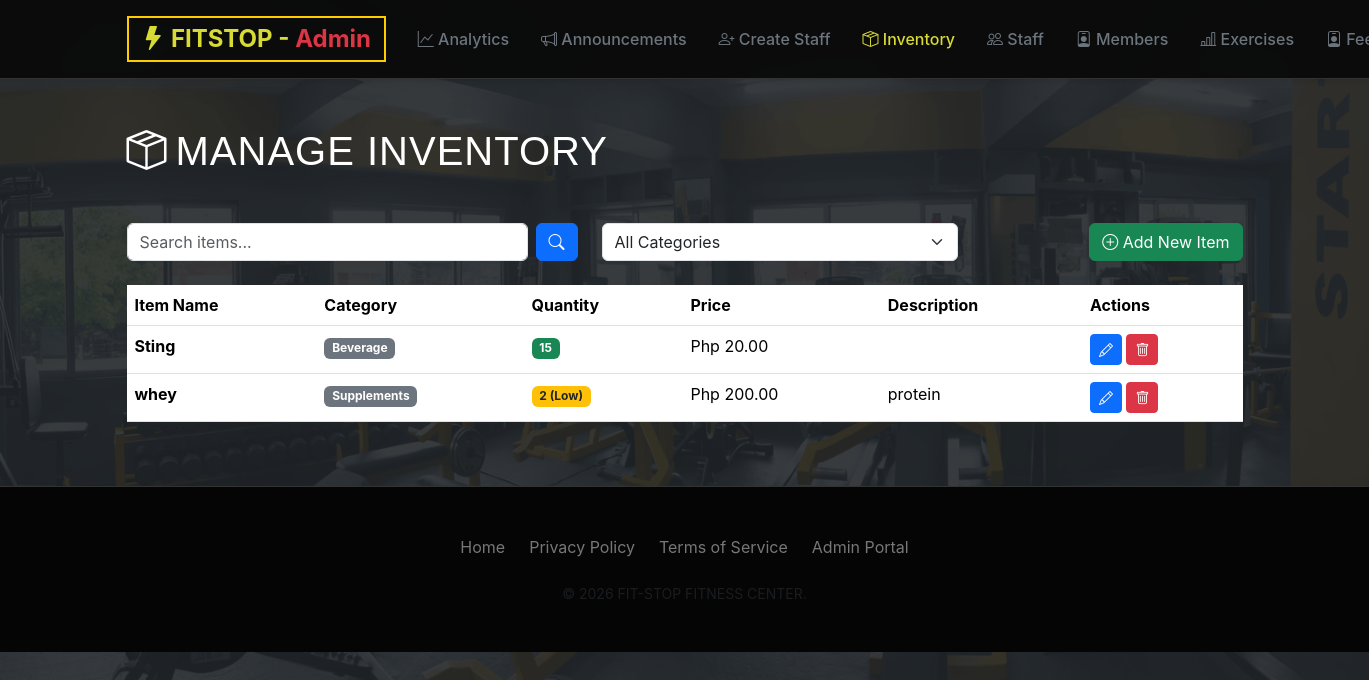
Page /admin/view_inventory.php (signed in) on the earlier database version.
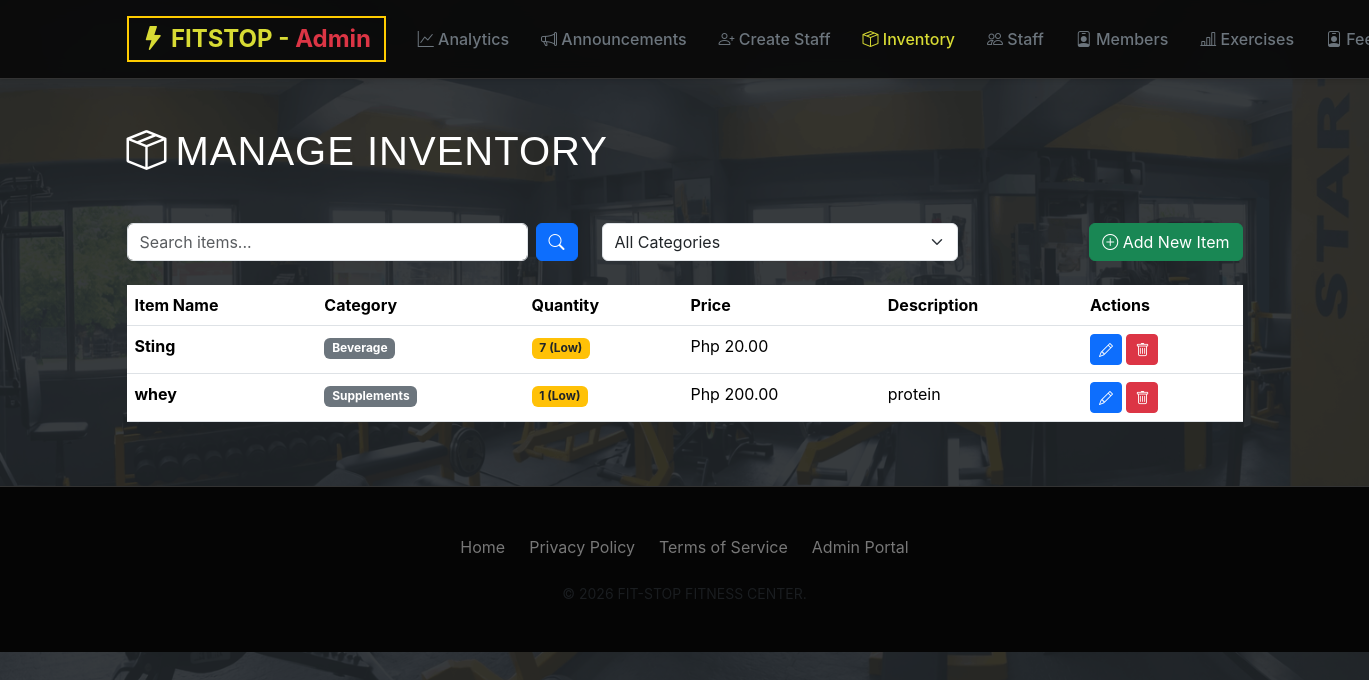
Same page on the later database version.
### tables this page shows
CREATE TABLE inventory (   id INTEGER PRIMARY KEY AUTOINCREMENT,   item_name VARCHAR(100) NOT NULL,   category VARCHAR(50) NOT NULL,   quantity INTEGER NOT NULL DEFAULT 0,   price DECIMAL(10, 2) NOT NULL DEFAULT 0.00,   description TEXT,   created_at TIMESTAMP DEFAULT CURRENT_TIMESTAMP,   updated_at TIMESTAMP DEFAULT CURRENT_TIMESTAMP );

### admin/view_inventory.php (the view, shortened to what this page needs)
<?php
include("../Login/connection.php");
$records_per_page = 10;
$page = isset($_GET['page']) ? (int) $_GET['page'] : 1;
$offset = ($page - 1) * $records_per_page;
$search = isset($_GET['search']) ? $_GET['search'] : '';
$where_conditions = [];
$where_clause = count($where_conditions) > 0 ? "WHERE " . implode(" AND ", $where_conditions) : "";
$stmt = $pdo->prepare("SELECT * FROM inventory $where_clause ORDER BY created_at DESC LIMIT :limit OFFSET :offset");
$stmt->bindValue(':limit', $records_per_page, PDO::PARAM_INT);
$stmt->bindValue(':offset', $offset, PDO::PARAM_INT);
$stmt->execute();
$items = $stmt->fetchAll();
?>
<!DOCTYPE html>
<html>
<head>
    <link href="https://cdn.jsdelivr.net/npm/bootstrap@5.3.8/dist/css/bootstrap.min.css" rel="stylesheet"
>
    <link rel="stylesheet" href="styles.css">
    <link href="../styles.css" rel="stylesheet">
    <link rel="stylesheet" href="https://cdnjs.cloudflare.com/ajax/libs/font-awesome/6.4.0/css/all.min.css">
    <link rel="stylesheet" href="https://cdn.jsdelivr.net/npm/bootstrap-icons@1.11.0/font/bootstrap-icons.css">
</head>
<body class="bg-dark">
    <?php include('includes/header_admin.php') ?>
    <div class="page-header">
        <div class="container py-5">
            <h1 class="mb-0"><i class="bi bi-box-seam me-2"></i>Manage Inventory</h1>
        </div>
    </div>
    <div class="container pb-5">
        <div class="inventory-card mb-4">
            <div class="row align-items-center">
                <div class="col-md-5">
                    <form method="GET" class="d-flex">
                        <input type="text" name="search" class="form-control me-2" placeholder="Search items..."
                            value="<?php echo htmlspecialchars($search); ?>">
                        <button type="submit" class="btn btn-primary"><i class="bi bi-search"></i></button>
                    </form>
                </div>
                <div class="col-md-4">
                    <form method="GET">
                        <select name="category" class="form-select" onchange="this.form.submit()">
                            <option value="">All Categories</option>
                        </select>
                    </form>
                </div>
                <div class="col-md-3 text-end">
                    <button class="btn btn-success" data-bs-toggle="modal" data-bs-target="#addItemModal">
                        <i class="bi bi-plus-circle"></i> Add New Item
                    </button>
                </div>
            </div>
        </div>
        <div class="inventory-card">
            <div class="table-responsive">
                <table class="table table-hover">
                    <thead>
                        <tr>
                            <th>Item Name</th>
                            <th>Category</th>
                            <th>Quantity</th>
                            <th>Price</th>
                            <th>Description</th>
                            <th>Actions</th>
                        </tr>
                    </thead>
                    <tbody>
                        <?php if (count($items) > 0): ?>
                            <?php foreach ($items as $item): ?>
                                <tr
                                    class="<?php echo ($item['quantity'] == 0) ? 'out-of-stock' : (($item['quantity'] < 10) ? 'low-stock' : ''); ?>">
                                    <td><strong>
                                            <?php echo htmlspecialchars($item['item_name']); ?>
                                        </strong></td>
                                    <td><span class="badge bg-secondary">
                                            <?php echo htmlspecialchars($item['category']); ?>
                                        </span></td>
                                    <td>
                                        <?php if ($item['quantity'] == 0): ?>
                                            <span class="badge bg-danger">Out of Stock</span>
                                        <?php elseif ($item['quantity'] < 10): ?>
                                            <span class="badge bg-warning text-dark">
                                                <?php echo $item['quantity']; ?> (Low)
                                            </span>
                                        <?php else: ?>
                                            <span class="badge bg-success">
                                                <?php echo $item['quantity']; ?>
                                            </span>
                                        <?php endif; ?>
                                    </td>
                                    <td>Php
                                        <?php echo number_format($item['price'], 2); ?>
                                    </td>
                                    <td>
                                        <?php echo htmlspecialchars(substr($item['description'], 0, 50)) . (strlen($item['description']) > 50 ? '...' : ''); ?>
                                    </td>
                                    <td>
                                        <button class="btn btn-sm btn-primary"
                                            onclick="editItem(<?php echo htmlspecialchars(json_encode($item)); ?>)">
                                            <i class="bi bi-pencil"></i>
                                        </button>
                                        <a href="?delete=<?php echo $item['id']; ?>" class="btn btn-sm btn-danger"
                                            onclick="return confirm('Are you sure you want to delete this item?')">
                                            <i class="bi bi-trash"></i>
                                        </a>
                                    </td>
                                </tr>
                            <?php endforeach; ?>
                        <?php else: ?>
                            <tr>
                                <td colspan="6" class="text-center text-muted py-4">No items found</td>
                            </tr>
                        <?php endif; ?>
                    </tbody>
                </table>
            </div>
        </div>
    </div>
    <?php include('includes/footer_admin.php') ?>
</body>
</html>

### admin/includes/header_admin.php (shortened to what this page needs)
<?php
$current_page = basename($_SERVER['PHP_SELF']);
?>
<!DOCTYPE html>
<html>
<head>
    <link href="https://cdn.jsdelivr.net/npm/bootstrap@5.3.8/dist/css/bootstrap.min.css" rel="stylesheet"
>
    <link rel="stylesheet" href="styles.css">
    <link href="../styles.css" rel="stylesheet">
    <link rel="stylesheet" href="https://cdnjs.cloudflare.com/ajax/libs/font-awesome/6.4.0/css/all.min.css">
    <link rel="stylesheet" href="https://cdn.jsdelivr.net/npm/bootstrap-icons@1.11.0/font/bootstrap-icons.css">
</head>
<body>
    <nav class="navbar navbar-expand-lg sticky-top">
        <div class="container">
            <a class="navbar-brand brand-front" href="../index.php">
                <i class="bi bi-lightning-fill"></i> FITSTOP - <span class="text-danger">
                    Admin</span>
            </a>
            <div class="collapse navbar-collapse" id="navbarNav">
                <ul class="navbar-nav ms-auto">
                    <li class="nav-item">
                        <a class="nav-link <?php echo ($current_page == 'Admin_Landing_Page.php') ? 'active' : ''; ?>"
                            href="Admin_Landing_Page.php">
                            <i class="bi bi-graph-up"></i> Analytics
                        </a>
                    </li>
                    <li class="nav-item">
                        <a class="nav-link <?php echo ($current_page == 'create_announcement.php') ? 'active' : ''; ?>"
                            href="create_announcement.php">
                            <i class="bi bi-megaphone"></i> Announcements
                        </a>
                    </li>
                    <li class="nav-item">
                        <a class="nav-link <?php echo ($current_page == 'create_staff.php') ? 'active' : ''; ?>"
                            href="create_staff.php">
                            <i class="bi bi-person-plus"></i> Create Staff
                        </a>
                    </li>
                    <li class="nav-item">
                        <a class="nav-link <?php echo ($current_page == 'view_inventory.php') ? 'active' : ''; ?>"
                            href="view_inventory.php">
                            <i class="bi bi-box-seam"></i> Inventory
                        </a>
                    </li>
                    <li class="nav-item">
                        <a class="nav-link <?php echo ($current_page == 'view_staff.php') ? 'active' : ''; ?>"
                            href="view_staff.php">
                            <i class="bi bi-people"></i> Staff
                        </a>
                    </li>
                    <li class="nav-item">
                        <a class="nav-link <?php echo ($current_page == 'view_members.php') ? 'active' : ''; ?>"
                            href="view_members.php">
                            <i class="bi bi-person-badge"></i> Members
                        </a>
                    </li>
                    <li class="nav-item">
                        <a class="nav-link <?php echo ($current_page == 'exercises.php') ? 'active' : ''; ?>"
                            href="exercises.php">
                            <i class="bi bi-bar-chart-line"></i> Exercises
                        </a>
                    </li>
                    <li class="nav-item">
                        <a class="nav-link <?php echo ($current_page == 'view_feedback.php') ? 'active' : ''; ?>"
                            href="view_feedback.php">
                            <i class="bi bi-person-badge"></i> Feedbacks
                        </a>
                    </li>
                </ul>
            </div>
        </div>
    </nav>
</body>
</html>

### admin/includes/footer_admin.php (shortened to what this page needs)
    <footer>
        <div class="container text-center">
            <div class="d-flex justify-content-center gap-4 mb-4">
                <a href="../../index.php" class="footer-link">Home</a>
                <a href="../Login/DPA_Consent.php" class="footer-link">Privacy Policy</a>
                <a href="../Login/DPA_Consent.php" class="footer-link">Terms of Service</a>
                <?php if (!empty($_SESSION['user_type']) && $_SESSION['user_type'] === 'staff'): ?>
                    <a href="<?php echo $base_path ?? ''; ?>staff/staff.php" class="footer-link text-hazard">Staff Portal</a>
                <?php elseif (!empty($_SESSION['user_type']) && $_SESSION['user_type'] === 'admin'): ?>
                    <a href="Admin_Landing_Page.php" class="footer-link text-hazard">Admin Portal</a>
                <?php else: ?>
                    <a href="<?php echo $base_path ?? ''; ?>Login/Login_Page.php" class="footer-link text-hazard">Staff Portal</a>
                <?php endif; ?>
            </div>
            <p class="text-muted small mb-0">
                &copy; <?php echo date('Y'); ?> FIT-STOP FITNESS CENTER.
            </p>
        </div>
    </footer>
</body>
</html>

### admin/styles.css (style rules this page uses)
.text-hazard { color: var(--hazard-yellow); }
body { font-family: 'Chakra Petch'; background-color: #f8f9fa; }
.navbar { background-color: #ffffff; box-shadow: 0 2px 4px rgba(0,0,0,0.1); }
.navbar-nav { flex-wrap: nowrap; overflow-x: auto; overflow-y: hidden; -webkit-overflow-scrolling: touch; }
.navbar-nav { -ms-overflow-style: none; scrollbar-width: none; }
.navbar-nav .nav-item { white-space: nowrap; flex-shrink: 0; }
.navbar-brand { font-weight: bold; font-size: 24px; color: #d8db34 !important; }
.nav-link { color: #6c757d !important; font-weight: 500; padding: 0.5rem 1rem !important; transition: all 0.3s; }
.nav-link:hover, .nav-link.active { color: #d8db34 !important; border-radius: 5px; }

### styles.css (style rules this page uses)
:root { --bg-void: #0a0a0a; --bg-surface: #141414; --bg-card: #1a1a1a; --hazard-yellow: #FFCC00; --text-primary: #ffffff; --text-muted: #a0a0a0; --border-industrial: 1px solid #333; }
body { background-color: var(--bg-void); color: var(--text-primary); font-family: 'Inter', sans-serif; overflow-x: hidden; }
h1, h2, h3, h4, h5, .brand-font { font-family: 'Chakra Petch', sans-serif; text-transform: uppercase; letter-spacing: 1px; }
.text-hazard { color: var(--hazard-yellow); }
.navbar { background-color: rgba(10, 10, 10, 0.95); backdrop-filter: blur(10px); border-bottom: 1px solid #333; padding: 1rem 0; }
.navbar-brand { font-weight: 700; font-size: 1.5rem; color: yellow; border: 2px solid var(--hazard-yellow); padding: 0.2rem 0.8rem; position: relative; }
footer { background: #050505; border-top: 1px solid #333; padding: 3rem 0; }
.footer-link { color: #777; text-decoration: none; transition: 0.2s; }

Differences in the rows shown:
changed inventory "Sting": quantity "15" → "7"
changed inventory "whey": quantity "2" → "1"
